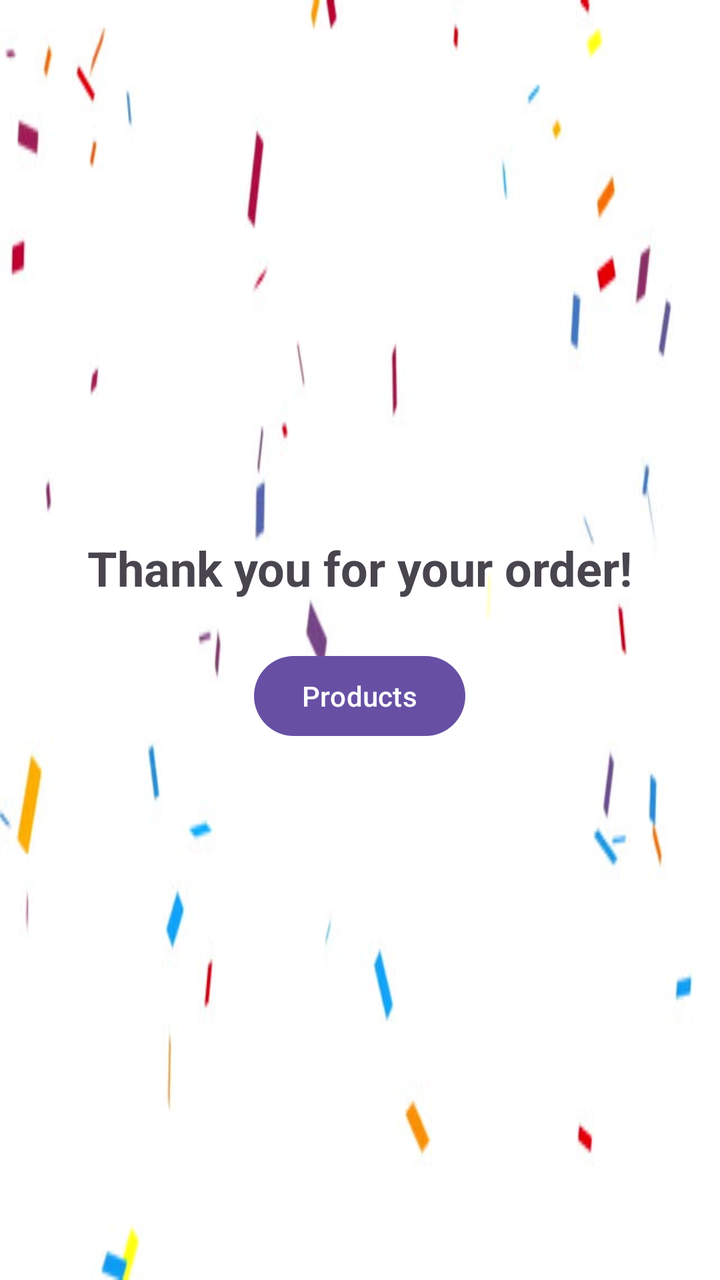
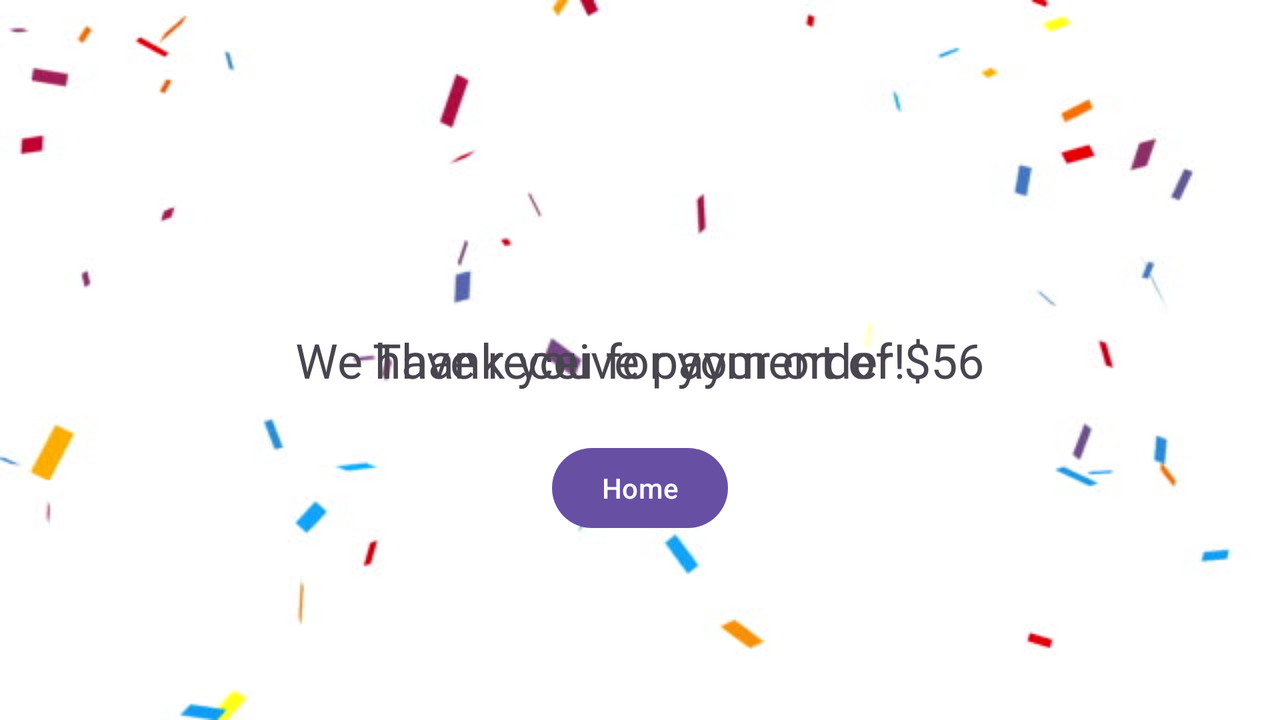

Compare how this app lays out the same screen by default and in its alternative resource folder. The renders come first, then the two layout files and the values they reference.
<!-- AndroidManifest.xml: application theme Theme.Priyanshu_Tripathi_P2 -->
<!-- res/layout/thank_you.xml -->
<LinearLayout
    xmlns:android="http://schemas.android.com/apk/res/android"
    android:layout_width="match_parent"
    android:layout_height="match_parent"
    android:orientation="vertical"
    android:layout_gravity="center_horizontal"
    android:background="@drawable/thankyou"
    android:gravity="center">

    <TextView
        android:id="@+id/welcomeText"
        android:layout_width="wrap_content"
        android:layout_height="wrap_content"
        android:text="Thank you for your order!"
        android:textSize="24sp"
        android:textStyle="bold" />

    <Button
        android:id="@+id/redirectButton"
        android:layout_width="wrap_content"
        android:layout_height="wrap_content"
        android:text="Products"
        android:layout_marginTop="24dp" />

</LinearLayout>
<!-- resources referenced by this layout -->
<resources>
  <!-- drawable thankyou: jpg bitmap (drawable, 12357 bytes) -->
  <style name="Theme.Priyanshu_Tripathi_P2" parent="Base.Theme.Priyanshu_Tripathi_P2" />
  <style name="Base.Theme.Priyanshu_Tripathi_P2" parent="Theme.Material3.DayNight.NoActionBar">
          
          
      </style>
</resources>
<!-- res/layout-land/thank_you.xml (the repository's variant of the layout above) -->
<!-- drawn on the phone turned sideways -->
<RelativeLayout xmlns:android="http://schemas.android.com/apk/res/android"
    android:layout_width="match_parent"
    android:layout_height="match_parent"
    android:background="@drawable/thankyou">

    <TextView
        android:id="@+id/welcomeText"
        android:layout_width="wrap_content"
        android:layout_height="wrap_content"
        android:text="Thank you for your order!"
        android:textSize="24sp"
        android:layout_centerInParent="true"/>

    <TextView
        android:id="@+id/paymentText"
        android:layout_width="wrap_content"
        android:layout_height="wrap_content"
        android:text="We have receive payment of $56"
        android:textSize="24sp"
        android:layout_centerInParent="true"/>


    <Button
        android:id="@+id/redirectButton"
        android:layout_width="wrap_content"
        android:layout_height="wrap_content"
        android:text="Home"
        android:layout_below="@id/welcomeText"
        android:layout_centerHorizontal="true"
        android:layout_marginTop="24dp"/>

</RelativeLayout>
